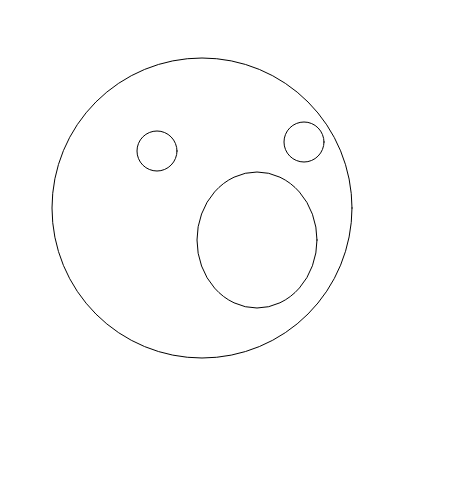
Frame 1 (no input)
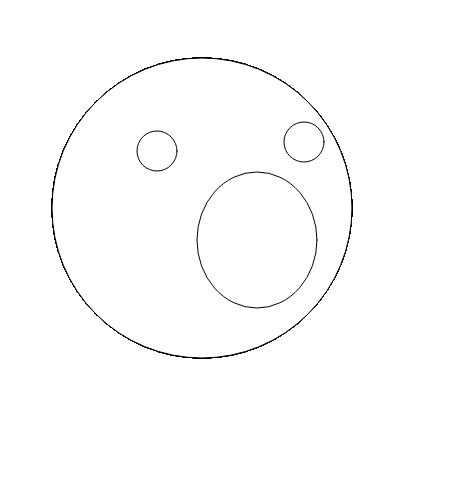
Frame 60 (no input)
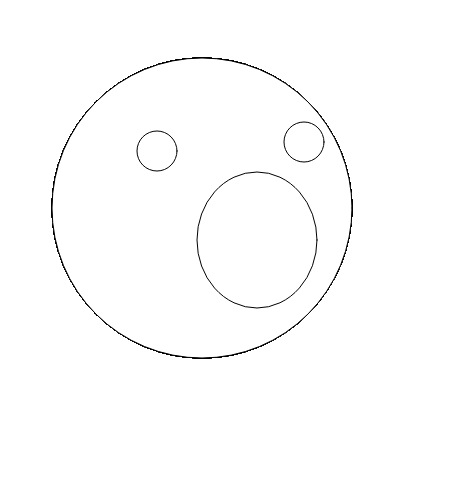
Frame 120 (the mouse pressed at the canvas centre since frame 60)

The p5.js sketch that drew these frames (run headless with seeded random() and noise() and a simulated clock; from frame 60 on, the mouse is pressed at the canvas centre):

// p5.js sketch
// ── sketch.js
function setup() {
  createCanvas(450, 480);
}

function draw() {
	ellipse(200, 200, 80, 80);
	// face
	ellipse(202, 208, 300, 300);

	// eyes
	ellipse(157, 151, 40, 40);
	ellipse(304, 142, 40, 40);

	// mouth
	ellipse(257, 240, 120, 136);

}
